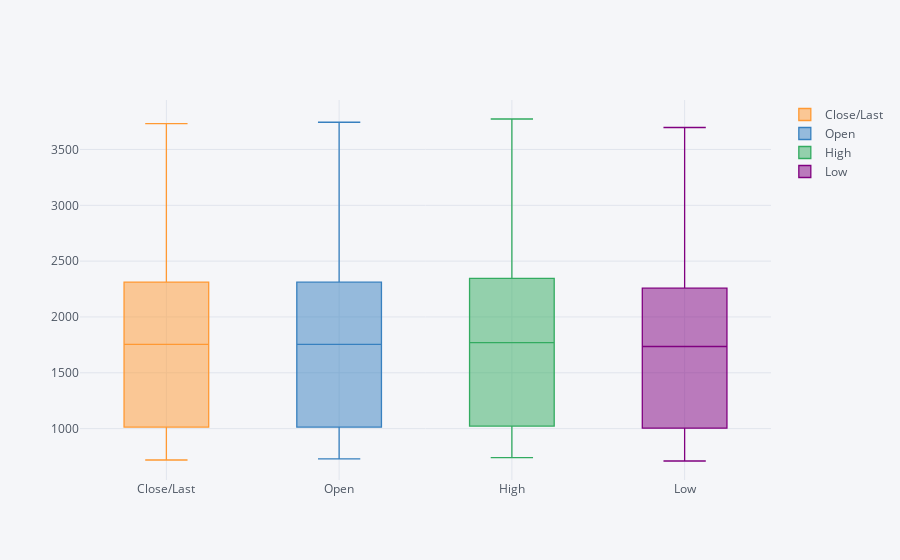

The code cell stored with this chart in its notebook:
### Code cell
amzn_cleaned.iplot(kind='box')

### Figure 1 — Plotly figure (JSON) as saved in the notebook; plotly's stock layout.template omitted (floating-point values rounded to 4 significant figures; data arrays with more than 128 entries replaced by an {"elided": "..."} marker saying what was removed)
{"data": [{"boxpoints": false, "line": {"width": 1.3}, "marker": {"color": "rgba(255, 153, 51, 1.0)"}, "name": "Close/Last", "orientation": "v", "type": "box", "y": {"elided": "1259 float values"}}, {"boxpoints": false, "line": {"width": 1.3}, "marker": {"color": "rgba(55, 128, 191, 1.0)"}, "name": "Open", "orientation": "v", "type": "box", "y": {"elided": "1259 float values"}}, {"boxpoints": false, "line": {"width": 1.3}, "marker": {"color": "rgba(50, 171, 96, 1.0)"}, "name": "High", "orientation": "v", "type": "box", "y": {"elided": "1259 float values"}}, {"boxpoints": false, "line": {"width": 1.3}, "marker": {"color": "rgba(128, 0, 128, 1.0)"}, "name": "Low", "orientation": "v", "type": "box", "y": {"elided": "1259 float values"}}], "layout": {"legend": {"bgcolor": "#F5F6F9", "font": {"color": "#4D5663"}}, "paper_bgcolor": "#F5F6F9", "plot_bgcolor": "#F5F6F9", "title": {"font": {"color": "#4D5663"}}, "xaxis": {"gridcolor": "#E1E5ED", "showgrid": true, "tickfont": {"color": "#4D5663"}, "title": {"font": {"color": "#4D5663"}, "text": ""}, "zerolinecolor": "#E1E5ED"}, "yaxis": {"gridcolor": "#E1E5ED", "showgrid": true, "tickfont": {"color": "#4D5663"}, "title": {"font": {"color": "#4D5663"}, "text": ""}, "zerolinecolor": "#E1E5ED"}}}
